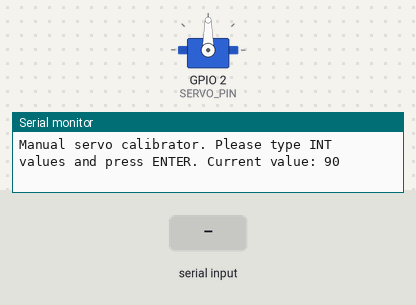
Bench run of a sketch on a simulated ESP32. Parts: servo, the last lines printed to the serial monitor. Inputs (shaded band) come from the test bench.

Above: at 2.2 s.
2.3 s: "90,45\n" received over Serial
At 2.7 s:
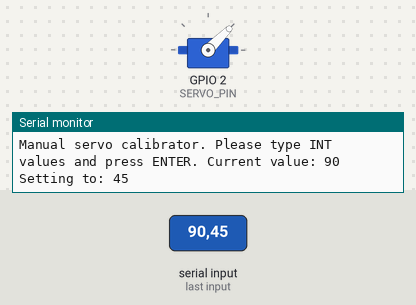
3.8 s: "30,150\n" received over Serial
At 5.0 s:
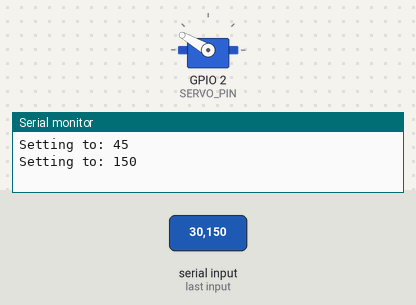
5.3 s: "5\n" received over Serial
At 6.1 s:
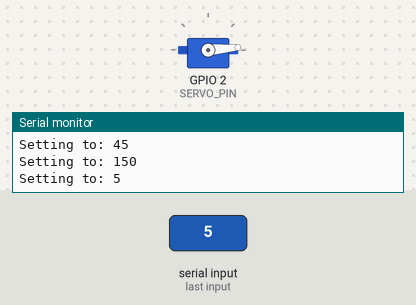
6.8 s: "200\n" received over Serial
At 7.3 s:
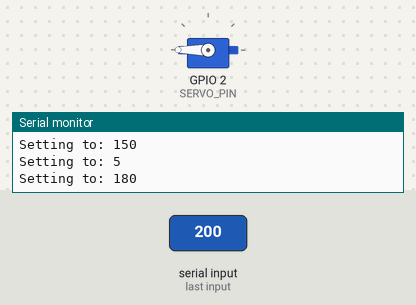
8.3 s: "90\n" received over Serial
At 9.7 s:
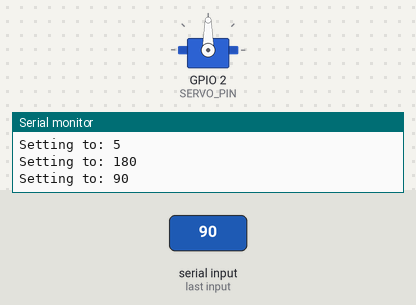
Timing chart, 0 to 10.8 s (numbered marks = the images above; inputs shaded):
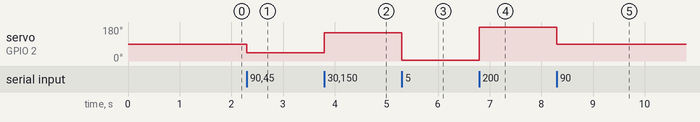

Measured:
- after the input at 2.3 s, servo on GPIO 2 (SERVO_PIN): 90° → 45° at once
- after the input at 3.8 s, servo on GPIO 2 (SERVO_PIN): 45° → 150° at once
- after the input at 5.3 s, servo on GPIO 2 (SERVO_PIN): 150° → 5° at once
- after the input at 6.8 s, servo on GPIO 2 (SERVO_PIN): 5° → 180° at once
- after the input at 8.3 s, servo on GPIO 2 (SERVO_PIN): 180° → 90° at once

The sketch:

servo_calibrator.ino
```cpp
/*
  Servo calibrator tool.

  This doesn't actually change anything in the servos, but lets you enter servo angle values
  via Serial so that you can know which values to use for certian applications. For example,
  This allowed me to easly find I needed 70 & 110 values for my light swith to turn On/Off.
*/

#include <ESP32Servo.h>

#define SERVO_PIN 2

Servo servo;
int servoPosition = 90;  // center

void setup() {
  Serial.begin(115200);
  delay(1000);

  servo.setPeriodHertz(50);
  servo.attach(SERVO_PIN);

  Serial.print("Manual servo calibrator. Please type INT values and press ENTER. Current value: ");
  Serial.println(servoPosition);
}

void loop() {
  servo.write(servoPosition);

  while (Serial.available() > 0) {
    int typedInt = Serial.parseInt();
    if (Serial.read() == '\n') {
      servoPosition = constrain(typedInt, 0, 180);
      Serial.print("Setting to: ");
      Serial.println(servoPosition);

      servo.write(servoPosition);
    }
  }
}
```
